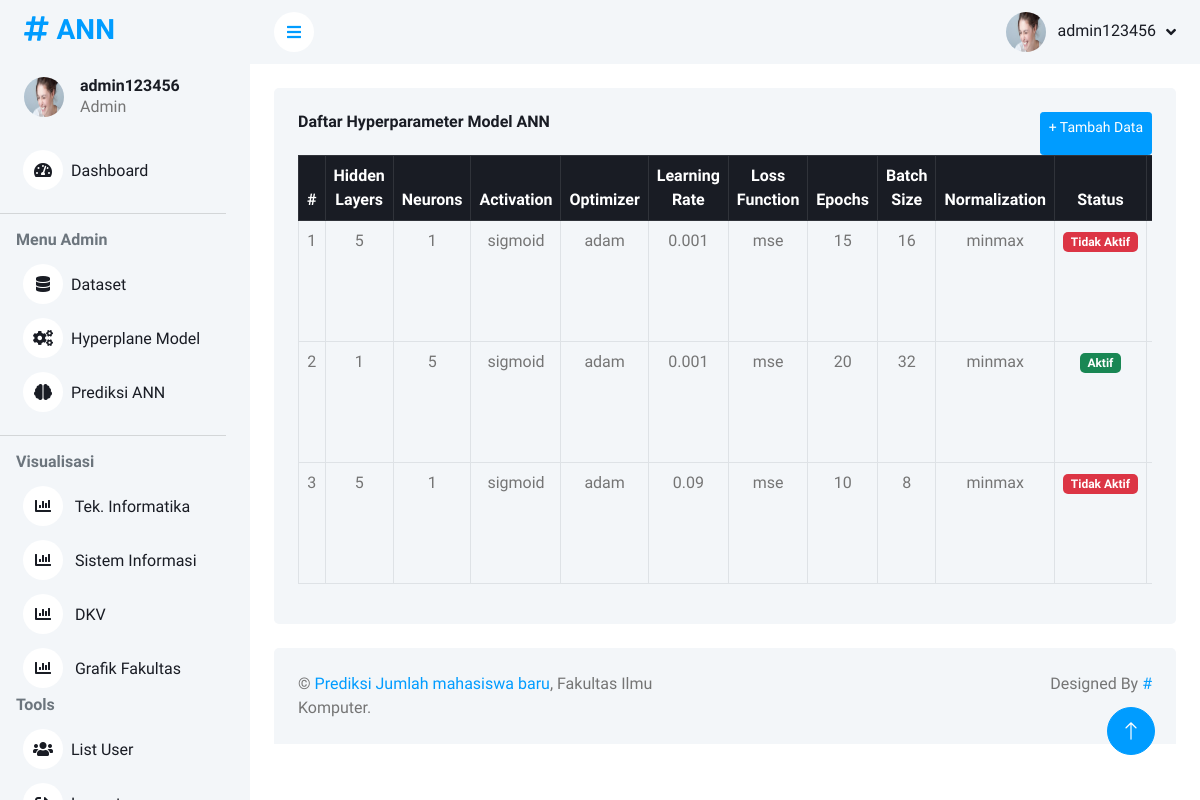
Screenshot of /hyperplane (signed in) with the database file from the repository.
### tables this page shows
CREATE TABLE "t_hyperplane" (
  "id" integer PRIMARY KEY AUTOINCREMENT,
  "hidden_layers" int NOT NULL,
  "neurons_per_layer" int NOT NULL,
  "activation_function" varchar(50) NOT NULL,
  "optimizer" varchar(50) NOT NULL,
  "learning_rate" float NOT NULL,
  "loss_function" varchar(50) NOT NULL,
  "epochs" int NOT NULL,
  "batch_size" int NOT NULL,
  "normalization_method" varchar(50) NOT NULL,
  "status" char(128),
  "created_at" timestamp DEFAULT(CURRENT_TIMESTAMP)
);

### app/view.py (the view)
        def decorated_function(*args, **kwargs):
            role = get_user_role()
            if role not in allowed_roles:
                flash("Anda tidak memiliki izin untuk mengakses halaman ini!", "danger")
                return redirect(url_for('index'))
            return f(*args, **kwargs)

### app/conf.py (called while the page is built)
def getConnectionDB():
    try:
        conn = sqlite3.connect(DB_PATH, timeout=10)
        return conn
    except Exception as e:
        return f"Kesalahan : {e}"

def get_user_role():
    return session.get('role', 'guest')  # Default ke 'guest' jika belum login

### app/view.py (called while the page is built)
@app.before_request
def check_login():
    allowed_routes = ['signin', 'static']
    if 'username' not in session and request.endpoint not in allowed_routes:
        return redirect(url_for('signin'))

def role_required(allowed_roles):
    def wrapper(f):
        def decorated_function(*args, **kwargs):
            role = get_user_role()
            if role not in allowed_roles:
                flash("Anda tidak memiliki izin untuk mengakses halaman ini!", "danger")
                return redirect(url_for('index'))
            return f(*args, **kwargs)
        decorated_function.__name__ = f.__name__
        return decorated_function
    return wrapper

@app.route('/hyperplane')
@role_required(['admin'])  # Hanya admin yang bisa mengakses
def hyperplane():
    conn = getConnectionDB()
    cursor = conn.cursor()
    cursor.execute("SELECT * FROM t_hyperplane ORDER BY created_at DESC")
    rows = cursor.fetchall()
    columns = [col[0] for col in cursor.description]
    hyperplanes = [dict(zip(columns, row)) for row in rows]
    conn.close()
    return render_template('hyperplane.html', hyperplanes=hyperplanes)

### app/templates/hyperplane.html (shortened to what this page needs)
{% extends 'layouts/layout.html' %}
{% block content %}
<div class="container-fluid pt-4 px-4">
    <div class="bg-light text-center rounded p-4">
        <div class="d-flex justify-content-between">
            <h6 class="mb-4">Daftar Hyperparameter Model ANN</h6>
            <a href="{{ url_for('tambah_hyperplane') }}" class="btn btn-sm btn-primary">+ Tambah Data</a>
        </div>
        <div class="table-responsive">
            <table class="table table-bordered">
                <thead class="table-dark">
                    <tr>
                        <th>#</th>
                        <th>Hidden Layers</th>
                        <th>Neurons</th>
                        <th>Activation</th>
                        <th>Optimizer</th>
                        <th>Learning Rate</th>
                        <th>Loss Function</th>
                        <th>Epochs</th>
                        <th>Batch Size</th>
                        <th>Normalization</th>
                        <th>Status</th>
                        <th>Created At</th>
                    </tr>
                </thead>
                <tbody>
                    {% for row in hyperplanes %}
                    <tr>
                        <td>{{ loop.index }}</td>
                        <td>{{ row.hidden_layers }}</td>
                        <td>{{ row.neurons_per_layer }}</td>
                        <td>{{ row.activation_function }}</td>
                        <td>{{ row.optimizer }}</td>
                        <td>{{ row.learning_rate }}</td>
                        <td>{{ row.loss_function }}</td>
                        <td>{{ row.epochs }}</td>
                        <td>{{ row.batch_size }}</td>
                        <td>{{ row.normalization_method }}</td>
                        <td>
                            {% if row.status == "A" %}
                                <span class="badge bg-success">Aktif</span>
                            {% else %}
                                <span class="badge bg-danger">Tidak Aktif</span>
                            {% endif %}
                        </td>
                        <td>{{ row.created_at }}</td>
                    </tr>
                    {% endfor %}
                </tbody>
            </table>
        </div>
    </div>
</div>
{% endblock %}

### app/static/css/style.css (style rules this page uses)
:root { --primary: #009CFF; --light: #F3F6F9; --dark: #191C24; }
.btn { transition: .5s; }
.btn.btn-primary { color: #FFFFFF; }

### rows the page displays
t_hyperplane: hidden_layers "5", neurons_per_layer "1", activation_function "sigmoid", optimizer "adam", learning_rate "0.001", loss_function "mse", epochs "15", batch_size "16", normalization_method "minmax", status "Tidak Aktif"
t_hyperplane: hidden_layers "1", neurons_per_layer "5", activation_function "sigmoid", optimizer "adam", learning_rate "0.001", loss_function "mse", epochs "20", batch_size "32", normalization_method "minmax", status "Aktif"
t_hyperplane: hidden_layers "5", neurons_per_layer "1", activation_function "sigmoid", optimizer "adam", learning_rate "0.09", loss_function "mse", epochs "10", batch_size "8", normalization_method "minmax", status "Tidak Aktif"

### other values shown
{{ session['username'] }} "admin123456"
{{ session['role'].capitalize() }} "Admin"
